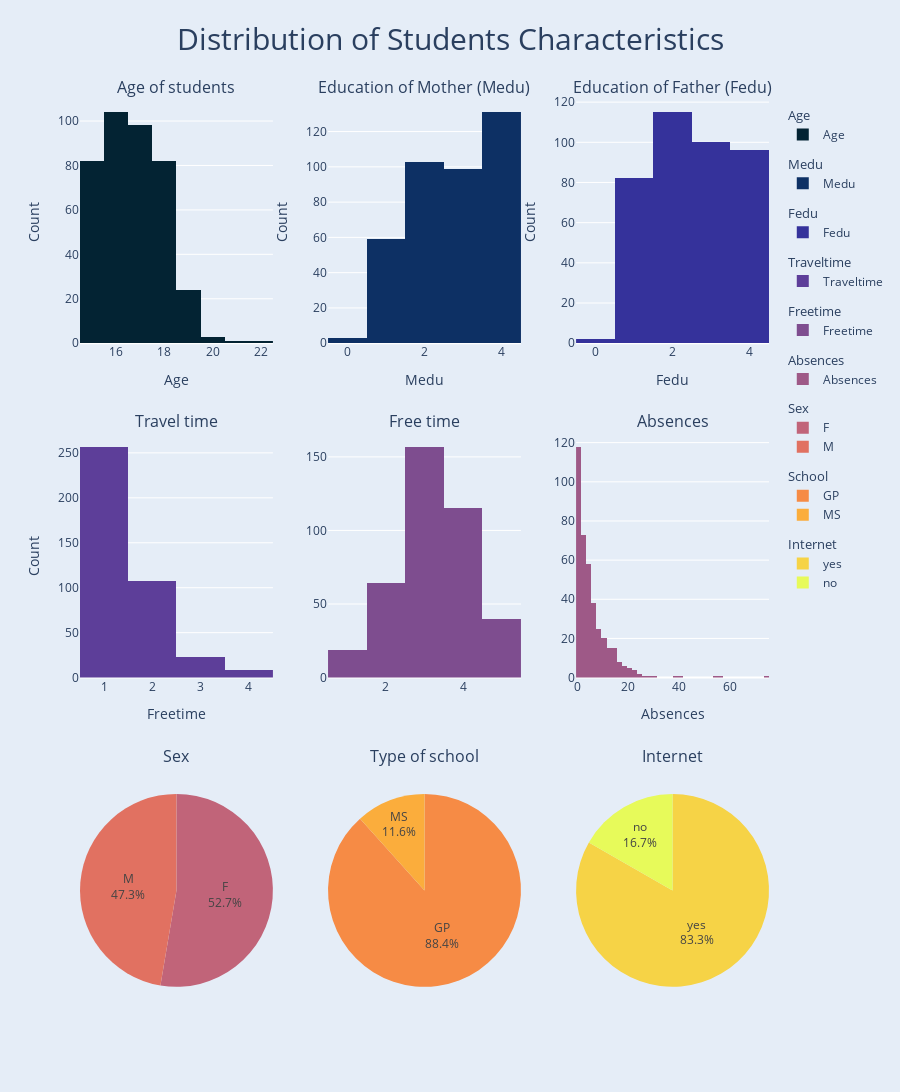

The notebook cell saved with this chart:
### Markdown cell above
<b>Distribution of Students Features</b>

### Code cell
palette = cycle(px.colors.sequential.thermal)

fig = sp.make_subplots(
    rows=3, 
    cols=3,
    horizontal_spacing=0.08,
    subplot_titles=[
        "Age of students",
        "Education of Mother (Medu)",
        "Education of Father (Fedu)",
        "Travel time",
        "Free time",
        "Absences",
        "Sex",
        "Type of school",
        "Internet"],
        specs=[[{"type": "histogram"}, {"type": "histogram"}, {"type": "histogram"}],
           [{"type": "histogram"}, {"type": "histogram"}, {"type": "histogram"}],
           [{"type": "pie"}, {"type": "pie"}, {"type": "pie"}]],
        vertical_spacing = 0.1
)

age = go.Histogram(
    x=df.age,
    name="Age",
    marker_color=next(palette),
    legendgroup="Age",
    legendgrouptitle_text="Age",
    
)

medu = go.Histogram(
    x=df.Medu,
    name="Medu",
    marker_color=next(palette),
    legendgroup="Medu",
    legendgrouptitle_text="Medu",
)

fedu = go.Histogram(
    x=df.Fedu,
    name="Fedu",
    marker_color=next(palette),
    legendgroup="Fedu",
    legendgrouptitle_text="Fedu",
)

traveltime = go.Histogram(
    x=df.traveltime,
    name="Traveltime",
    marker_color=next(palette),
    legendgroup="Traveltime",
    legendgrouptitle_text="Traveltime",
)

freetime = go.Histogram(
    x=df.freetime,
    name="Freetime",
    marker_color=next(palette),
    legendgroup="Freetime",
    legendgrouptitle_text="Freetime",
)

absences = go.Histogram(
    x=df.absences,
    name="Absences",
    marker_color=next(palette),
    legendgroup="Absences",
    legendgrouptitle_text="Absences",
)

sex_counts = df.sex.value_counts()

sex = go.Pie(
    labels=sex_counts.index,
    values=sex_counts,
    name="Sex",
    textinfo='percent+label',
    hoverinfo="label+value+percent",
    marker_colors=[next(palette) for i in range(len(sex_counts))],
    legendgroup="Sex",
    legendgrouptitle_text="Sex",
)

school_counts = df.school.value_counts()

school = go.Pie(
    labels=school_counts.index,
    values=school_counts,
    name="School",
    textinfo='percent+label',
    hoverinfo="label+value+percent",
    marker_colors=[next(palette) for i in range(len(sex_counts))],
    legendgroup="School",
    legendgrouptitle_text="School",
)

internet_counts = df.internet.value_counts()

internet = go.Pie(
    labels=internet_counts.index,
    values=internet_counts,
    name="Internet",
    textinfo='percent+label',
    hoverinfo="label+value+percent",
    marker_colors=[next(palette) for i in range(len(sex_counts))],
    legendgroup="Internet",
    legendgrouptitle_text="Internet",
)

fig.add_trace(age, row=1, col=1)
fig.update_xaxes(title_text="Age", row=1, col=1)
fig.update_yaxes(title_text="Count", row=1, col=1)

fig.add_trace(medu, row=1, col=2)
fig.update_xaxes(title_text="Medu", row=1, col=2)
fig.update_yaxes(title_text="Count", row=1, col=2)

fig.add_trace(fedu, row=1, col=3)
fig.update_xaxes(title_text="Fedu", row=1, col=3)
fig.update_yaxes(title_text="Count", row=1, col=3)

fig.add_trace(traveltime, row=2, col=1)
fig.update_xaxes(title_text="Traveltime", row=2, col=1)
fig.update_yaxes(title_text="Count", row=2, col=1)

fig.add_trace(freetime, row=2, col=2)
fig.update_xaxes(title_text="Freetime", row=2, col=1)
fig.update_yaxes(title_text="Count", row=2, col=1)

fig.add_trace(absences, row=2, col=3)
fig.update_xaxes(title_text="Absences", row=2, col=3)
fig.update_yaxes(title_text="Count", row=3, col=3)

fig.add_trace(sex, row=3, col=1)
fig.update_xaxes(title_text="Sex", row=3, col=1)
fig.update_yaxes(title_text="Count", row=3, col=1)

fig.add_trace(school, row=3, col=2)
fig.update_xaxes(title_text="School", row=3, col=2)
fig.update_yaxes(title_text="Count", row=3, col=2)

fig.add_trace(internet, row=3, col=3)
fig.update_xaxes(title_text="Internet", row=3, col=3)
fig.update_yaxes(title_text="Count", row=3, col=3)

fig.update_layout(
    template="plotly",
    height=1400,
)

fig.update(
    layout_title_text="Distribution of Students Characteristics",
    layout_title_font_size=30,
    layout_title_x=0.5,
    layout_paper_bgcolor='rgb(229, 237, 247)',
    layout_plot_bgcolor='rgb(229, 237, 247)',
)

fig.show()

### Figure 1 — Plotly figure (JSON) as saved in the notebook; plotly's stock layout.template omitted (floating-point values rounded to 4 significant figures; data arrays with more than 128 entries replaced by an {"elided": "..."} marker saying what was removed)
{"data": [{"legendgroup": "Age", "legendgrouptitle": {"text": "Age"}, "marker": {"color": "rgb(3, 35, 51)"}, "name": "Age", "type": "histogram", "x": {"elided": "395 int values"}, "xaxis": "x", "yaxis": "y"}, {"legendgroup": "Medu", "legendgrouptitle": {"text": "Medu"}, "marker": {"color": "rgb(13, 48, 100)"}, "name": "Medu", "type": "histogram", "x": {"elided": "395 int values"}, "xaxis": "x2", "yaxis": "y2"}, {"legendgroup": "Fedu", "legendgrouptitle": {"text": "Fedu"}, "marker": {"color": "rgb(53, 50, 155)"}, "name": "Fedu", "type": "histogram", "x": {"elided": "395 int values"}, "xaxis": "x3", "yaxis": "y3"}, {"legendgroup": "Traveltime", "legendgrouptitle": {"text": "Traveltime"}, "marker": {"color": "rgb(93, 62, 153)"}, "name": "Traveltime", "type": "histogram", "x": {"elided": "395 int values"}, "xaxis": "x4", "yaxis": "y4"}, {"legendgroup": "Freetime", "legendgrouptitle": {"text": "Freetime"}, "marker": {"color": "rgb(126, 77, 143)"}, "name": "Freetime", "type": "histogram", "x": {"elided": "395 int values"}, "xaxis": "x5", "yaxis": "y5"}, {"legendgroup": "Absences", "legendgrouptitle": {"text": "Absences"}, "marker": {"color": "rgb(158, 89, 135)"}, "name": "Absences", "type": "histogram", "x": {"elided": "395 int values"}, "xaxis": "x6", "yaxis": "y6"}, {"domain": {"x": [0, 0.28], "y": [0, 0.2667]}, "hoverinfo": "label+value+percent", "labels": ["F", "M"], "legendgroup": "Sex", "legendgrouptitle": {"text": "Sex"}, "marker": {"colors": ["rgb(193, 100, 121)", "rgb(225, 113, 97)"]}, "name": "Sex", "textinfo": "percent+label", "type": "pie", "values": [208, 187]}, {"domain": {"x": [0.36, 0.64], "y": [0, 0.2667]}, "hoverinfo": "label+value+percent", "labels": ["GP", "MS"], "legendgroup": "School", "legendgrouptitle": {"text": "School"}, "marker": {"colors": ["rgb(246, 139, 69)", "rgb(251, 173, 60)"]}, "name": "School", "textinfo": "percent+label", "type": "pie", "values": [349, 46]}, {"domain": {"x": [0.72, 1], "y": [0, 0.2667]}, "hoverinfo": "label+value+percent", "labels": ["yes", "no"], "legendgroup": "Internet", "legendgrouptitle": {"text": "Internet"}, "marker": {"colors": ["rgb(246, 211, 70)", "rgb(231, 250, 90)"]}, "name": "Internet", "textinfo": "percent+label", "type": "pie", "values": [329, 66]}], "layout": {"annotations": [{"font": {"size": 16}, "showarrow": false, "text": "Age of students", "x": 0.14, "xanchor": "center", "xref": "paper", "y": 1, "yanchor": "bottom", "yref": "paper"}, {"font": {"size": 16}, "showarrow": false, "text": "Education of Mother (Medu)", "x": 0.5, "xanchor": "center", "xref": "paper", "y": 1, "yanchor": "bottom", "yref": "paper"}, {"font": {"size": 16}, "showarrow": false, "text": "Education of Father (Fedu)", "x": 0.86, "xanchor": "center", "xref": "paper", "y": 1, "yanchor": "bottom", "yref": "paper"}, {"font": {"size": 16}, "showarrow": false, "text": "Travel time", "x": 0.14, "xanchor": "center", "xref": "paper", "y": 0.6333, "yanchor": "bottom", "yref": "paper"}, {"font": {"size": 16}, "showarrow": false, "text": "Free time", "x": 0.5, "xanchor": "center", "xref": "paper", "y": 0.6333, "yanchor": "bottom", "yref": "paper"}, {"font": {"size": 16}, "showarrow": false, "text": "Absences", "x": 0.86, "xanchor": "center", "xref": "paper", "y": 0.6333, "yanchor": "bottom", "yref": "paper"}, {"font": {"size": 16}, "showarrow": false, "text": "Sex", "x": 0.14, "xanchor": "center", "xref": "paper", "y": 0.2667, "yanchor": "bottom", "yref": "paper"}, {"font": {"size": 16}, "showarrow": false, "text": "Type of school", "x": 0.5, "xanchor": "center", "xref": "paper", "y": 0.2667, "yanchor": "bottom", "yref": "paper"}, {"font": {"size": 16}, "showarrow": false, "text": "Internet", "x": 0.86, "xanchor": "center", "xref": "paper", "y": 0.2667, "yanchor": "bottom", "yref": "paper"}], "height": 1400, "paper_bgcolor": "rgb(229, 237, 247)", "plot_bgcolor": "rgb(229, 237, 247)", "title": {"font": {"size": 30}, "text": "Distribution of Students Characteristics", "x": 0.5}, "xaxis": {"anchor": "y", "domain": [0, 0.28], "title": {"text": "Age"}}, "xaxis2": {"anchor": "y2", "domain": [0.36, 0.64], "title": {"text": "Medu"}}, "xaxis3": {"anchor": "y3", "domain": [0.72, 1], "title": {"text": "Fedu"}}, "xaxis4": {"anchor": "y4", "domain": [0, 0.28], "title": {"text": "Freetime"}}, "xaxis5": {"anchor": "y5", "domain": [0.36, 0.64]}, "xaxis6": {"anchor": "y6", "domain": [0.72, 1], "title": {"text": "Absences"}}, "yaxis": {"anchor": "x", "domain": [0.7333, 1], "title": {"text": "Count"}}, "yaxis2": {"anchor": "x2", "domain": [0.7333, 1], "title": {"text": "Count"}}, "yaxis3": {"anchor": "x3", "domain": [0.7333, 1], "title": {"text": "Count"}}, "yaxis4": {"anchor": "x4", "domain": [0.3667, 0.6333], "title": {"text": "Count"}}, "yaxis5": {"anchor": "x5", "domain": [0.3667, 0.6333]}, "yaxis6": {"anchor": "x6", "domain": [0.3667, 0.6333]}}}
